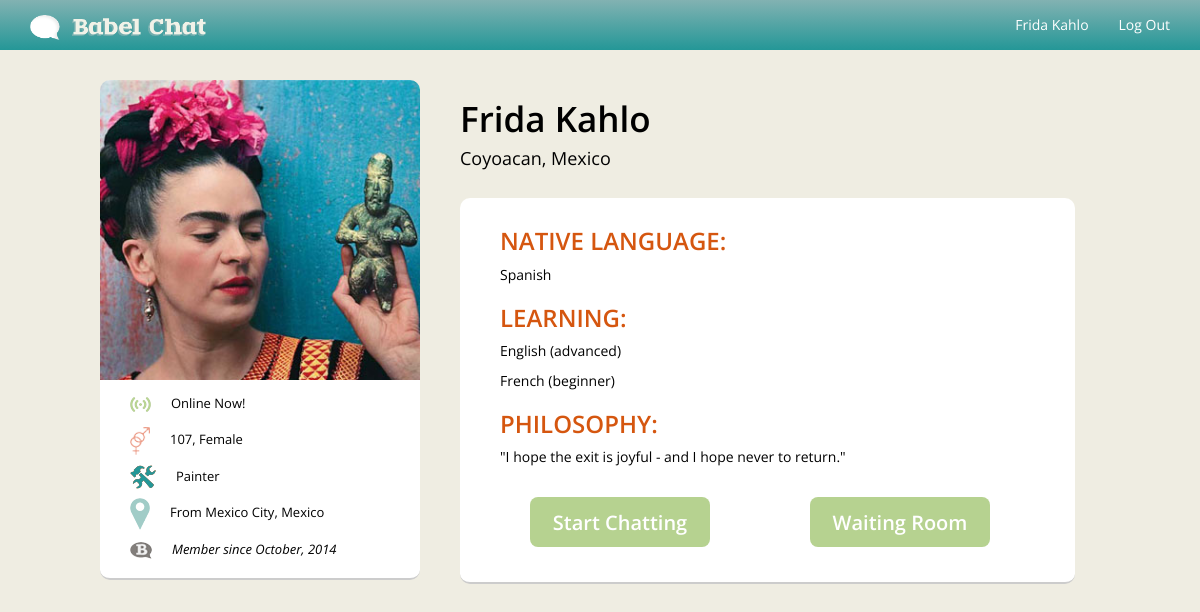
/profile (signed in), run on the app's committed database.
### model.py (models this page shows, shortened)
class User(Base):
    __tablename__ = "users"
    id = Column(Integer, primary_key = True)
    name = Column(String(64), nullable=False)
    email = Column(String(64), nullable=False)
    password = Column(String(64), nullable=False)
    mother_tongue_code = Column(String(64), ForeignKey("languages.language_code"))
    country_code = Column(String(64), ForeignKey("countries.country_code"))
    reason = Column(String(64), nullable=False)
    age = Column(String(64), nullable=False)
    sex = Column(String(64), nullable=False)
    occupation = Column(String(64), nullable=False)
    current_city = Column(String(64), nullable=False)
    current_country = Column(String(64), nullable=False)
    origin_city = Column(String(64), nullable=False)
    origin_country = Column(String(64), nullable=False)
    about_txt = Column(String(64), nullable=False)
    profile_url = Column(String(64), nullable=False)
    language = relationship("Language", backref=backref("native_speakers"))
    country = relationship("Country", backref=backref("users"))

class Country(Base):
    __tablename__ = "countries"
    country_code = Column(String(64), nullable=False, primary_key=True)
    country_name = Column(String(64), nullable=False)

class Language(Base):
    __tablename__ = "languages"
    language_code = Column(String(64), nullable=False, primary_key=True)
    language_name = Column(String(64), nullable=False)

class Language_desired(Base):
    __tablename__ = "languages_desired"
    id = Column(Integer, primary_key=True)
    user_id = Column(Integer, ForeignKey('users.id'))
    language_code = Column(String(64), ForeignKey('languages.language_code'))
    level = Column(String(64), nullable=False)
    user = relationship("User",backref=backref("Language_desired"))
    language = relationship("Language", backref=backref("Language_desired"))

### babel.py (the view)
@app.route("/profile")
def display_profile():
    global rooms
    rooms = {}
    user = dbsession.query(User).filter_by(name=session.get("login")).first()
    if not user:
        return redirect(url_for("display_index"))
        flash("You're not logged in.")
    return render_template("profile.html", user=user)

### templates/profile.html
{% extends 'base_in.html' %}
{% block body %}
<div id="profile_wrapper">
<div id="prof_lft_col">
	<div id="prof_pic"><img src="../{{ user.profile_url }}" width='100%'></div>
	<div id="basic_info">
	<ul id='basic_info_list'>
	<img src="../static/img/online_icon.png" ><li>Online Now!</li></br>
	<img src="../static/img/gender_icon.png" ><li>{{ user.age }}, {{user.sex }}</li></br>
	<img src="../static/img/occupation_icon.png" ><li>{{ user.occupation }}</li></br>
	<img src="../static/img/pin_icon.png" ><li>From {{ user.origin_city }}, {{ user.origin_country }}</li></br>
	<img src="../static/img/babel_icon.png" ><li><i>Member since October, 2014</i></li></br>
	</ul>
	</div>
</div>
<div id="prof_rt_col">
	<div id='prof_name'><h1>{{ user.name }}</h1><h6>{{ user.current_city }}, {{ user.country.country_name }}</h6>
	</div>
	<div id="prof_body">
		<h3>NATIVE LANGUAGE: </h3><p>{{ user.language.language_name }}</p>
		<h3>LEARNING:</h3>
		{% for lang in user.Language_desired %}
		     <p>{{ lang.language.language_name }} ({{ lang.level }})</p>
		{% endfor %}
		<h3>PHILOSOPHY:</h3>
		<p> "{{ user.about_txt }}"</p>
		<div id="prof_btns">
			<a href="/video_chat?start={{ user.mother_tongue_code }}"><h3>Start Chatting</h3></a>
			<a href="/video_chat"><h3>Waiting Room</h3></a>
		</div>
	</div>
</div>
</div>
{% endblock %}

### templates/base_in.html (shortened to what this page needs)
<!DOCTYPE HTML>
<html lang="en">
<head>
    <link href="../static/css/bootstrap.min.css" rel="stylesheet">
    <link href="../static/css/cover.css" rel="stylesheet">
    <link href="../static/css/signin.css" rel="stylesheet">
    <link href="../static/css/custom.css" rel="stylesheet">
</head>
<body>
    <nav class="navbar navbar-inverse navbar-fixed-top signupnav" role="navigation">
      <div class="container">
        <div class="navbar-header">
          <a class="navbar-brand" href="/"><img src="../static/img/sm_logo.png" height="25px"></a>
        </div>
        <div id="navbar" class="navbar-collapse collapse">
          <ul class="nav navbar-nav navbar-right">
            {% if session.get("login", False) %}
                <li class=""><a href="/profile">{{ session['login'] }}<span class='sr-only'>(current)</span></a></li>
              {% endif %}
              {% if session.get("login", False) %}
                  <li><a href="/logout">Log Out</a></li>
               {% else %}
                  <li><a href="/">Log In</a></li>
                {% endif %}
          </ul>
        </div>
      </div>
    </nav>
        {% block body %}{% endblock %}
    </body>
</html>

### static/css/cover.css (style rules this page uses)
a, a:focus, a:hover { color: #fff; }
body { height: 100%; background-color: #282626; color: #fff; background: #efede2; text-align: center; }

### static/css/signin.css (style rules this page uses)
body { padding-top: 40px; padding-bottom: 40px; background-color: ; }
.signupnav { background-color: #6aa5a8 !important; }

### static/css/custom.css (style rules this page uses)
html, body, h1, h2, h3, h4, h5, h6, p { font-family: "Open Sans" !important; }
body p { font-size: 12px; text-align: left; }
.navbar { max-height: 35px; !important }
.navbar-inverse { color: #fff; !important background: -webkit-linear-gradient(#82b2b2, #249797); background: -o-linear-gradient(#82b2b2, #249797); background: -moz-linear-gradient(#82b2b2, #249797); background: linear-gradient(#82b2b2, #249797); }
.navbar-nav>li>a { color: #fff; !important }
.navbar-inverse { border: none !important; }
.navbar-inverse .navbar-brand { color: #fff; }
.navbar-inverse .navbar-nav>li>a { color: #fff; }
a, a:focus, a:hover { color: #6aa5a8; }
#profile_wrapper { color: #000; width: 1000px; height: 500px; background: ; margin: auto; margin-top: 40px; }
#profile_wrapper p { color: #000; padding-right: 60px; font-size: 14px; }
#prof_lft_col { width: 320px; background: ; height: 500px; float: left; text-align: left; }
#prof_pic { width: 320px; height: 60%; border-radius: 10px 10px 0px 0px; background: ; overflow:hidden; }
#basic_info { background: white; height: 40%; border-radius: 0px 0px 10px 10px; border-bottom: 2px solid #cccccc; }
#basic_info_list { text-decoration: none; list-style: none; font-size: 13px; line-height: 2.8; padding: 5px 0px 0px 30px; }
#basic_info_list li { display: inline; padding: 0px 0px 0px 20px; }
#prof_rt_col { width: 615px; margin: 0px 25px 0px 0px; text-align: left; float: right; background: ; }
#prof_name h1 { font-size: 35px; font-weight: 600; }
#prof_name h6 { font-size: 18px; font-weight: 400; }
#prof_body { padding: 10px 0px 20px 40px; background: #fff; border-radius: 10px; border-bottom: 2px solid #cccccc; margin: 30px 0px 0px 0px; }
#prof_body h3 { color: #d5560f; font-weight: 600; }
#prof_btns { height: 50px; margin: 30px 0px 15px 0px; }
#prof_btns h3 { font-size: 20px; width: 180px; height: 50px; color: #fff; float: left; padding: 15px; border-radius: 8px; background-color: #b6d290; border: none; text-align: center; margin: 0px 70px 30px 30px; }

### data on the page
User: login "Frida Kahlo", profile_url (picture), age "107", sex "Female", occupation "Painter", origin_city "Mexico City", origin_country "Mexico", name "Frida Kahlo", current_city "Coyoacan", about_txt "I hope the exit is joyful - and I hope never to return."
Country: country.country_name "Mexico"
Language: language.language_name "Spanish"
Language_desired: language.language_name "English", level "advanced"
Language_desired: language.language_name "French", level "beginner"
